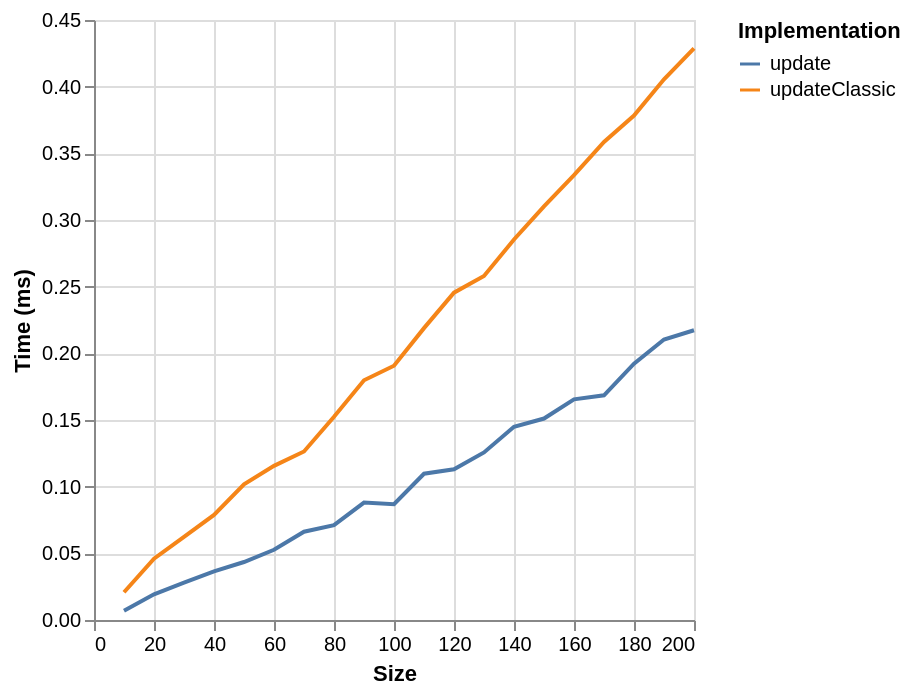

Here is the Vega-Lite specification saved for this chart:
### Vega specification from a JSON file in a GitHub repository (floating-point values rounded to 4 significant figures)
{"$schema": "https://vega.github.io/schema/vega/v6.json", "background": "white", "padding": 5, "width": 300, "height": 300, "style": "cell", "data": [{"name": "source_0", "values": [{"ms": 0.0208, "series": "updateClassic", "size": 10}, {"ms": 0.046, "series": "updateClassic", "size": 20}, {"ms": 0.0623, "series": "updateClassic", "size": 30}, {"ms": 0.0788, "series": "updateClassic", "size": 40}, {"ms": 0.1017, "series": "updateClassic", "size": 50}, {"ms": 0.1156, "series": "updateClassic", "size": 60}, {"ms": 0.1264, "series": "updateClassic", "size": 70}, {"ms": 0.1524, "series": "updateClassic", "size": 80}, {"ms": 0.1798, "series": "updateClassic", "size": 90}, {"ms": 0.1907, "series": "updateClassic", "size": 100}, {"ms": 0.2189, "series": "updateClassic", "size": 110}, {"ms": 0.2455, "series": "updateClassic", "size": 120}, {"ms": 0.258, "series": "updateClassic", "size": 130}, {"ms": 0.2854, "series": "updateClassic", "size": 140}, {"ms": 0.3102, "series": "updateClassic", "size": 150}, {"ms": 0.3336, "series": "updateClassic", "size": 160}, {"ms": 0.3585, "series": "updateClassic", "size": 170}, {"ms": 0.3783, "series": "updateClassic", "size": 180}, {"ms": 0.4055, "series": "updateClassic", "size": 190}, {"ms": 0.4288, "series": "updateClassic", "size": 200}, {"ms": 0.007, "series": "update", "size": 10}, {"ms": 0.0193, "series": "update", "size": 20}, {"ms": 0.028, "series": "update", "size": 30}, {"ms": 0.0365, "series": "update", "size": 40}, {"ms": 0.0435, "series": "update", "size": 50}, {"ms": 0.0527, "series": "update", "size": 60}, {"ms": 0.0662, "series": "update", "size": 70}, {"ms": 0.0711, "series": "update", "size": 80}, {"ms": 0.0881, "series": "update", "size": 90}, {"ms": 0.0869, "series": "update", "size": 100}, {"ms": 0.1097, "series": "update", "size": 110}, {"ms": 0.113, "series": "update", "size": 120}, {"ms": 0.1257, "series": "update", "size": 130}, {"ms": 0.1449, "series": "update", "size": 140}, {"ms": 0.1511, "series": "update", "size": 150}, {"ms": 0.1655, "series": "update", "size": 160}, {"ms": 0.1685, "series": "update", "size": 170}, {"ms": 0.1922, "series": "update", "size": 180}, {"ms": 0.2104, "series": "update", "size": 190}, {"ms": 0.2173, "series": "update", "size": 200}]}, {"name": "data_0", "source": "source_0", "transform": [{"type": "formula", "expr": "toNumber(datum[\"size\"])", "as": "size"}]}], "marks": [{"name": "pathgroup", "type": "group", "from": {"facet": {"name": "faceted_path_main", "data": "data_0", "groupby": ["series"]}}, "encode": {"update": {"width": {"field": {"group": "width"}}, "height": {"field": {"group": "height"}}}}, "marks": [{"name": "marks", "type": "line", "style": ["line"], "sort": {"field": "x"}, "from": {"data": "faceted_path_main"}, "encode": {"update": {"stroke": {"scale": "color", "field": "series"}, "description": {"signal": "\"Size: \" + (format(datum[\"size\"], \"\")) + \"; Time (ms): \" + (format(datum[\"ms\"], \"\")) + \"; series: \" + (isValid(datum[\"series\"]) ? isArray(datum[\"series\"]) ? join(datum[\"series\"], ' ') : datum[\"series\"] : \"\"+datum[\"series\"])"}, "x": {"scale": "x", "field": "size"}, "y": {"scale": "y", "field": "ms"}, "defined": {"signal": "isValid(datum[\"size\"]) && isFinite(+datum[\"size\"]) && isValid(datum[\"ms\"]) && isFinite(+datum[\"ms\"])"}}}}]}], "scales": [{"name": "x", "type": "linear", "domain": {"data": "data_0", "field": "size"}, "range": [0, {"signal": "width"}], "nice": true, "zero": false}, {"name": "y", "type": "linear", "domain": {"data": "data_0", "field": "ms"}, "range": [{"signal": "height"}, 0], "nice": true, "zero": true}, {"name": "color", "type": "ordinal", "domain": {"data": "data_0", "field": "series", "sort": true}, "range": "category"}], "axes": [{"scale": "x", "orient": "bottom", "gridScale": "y", "grid": true, "tickCount": {"signal": "ceil(width/40)"}, "domain": false, "labels": false, "aria": false, "maxExtent": 0, "minExtent": 0, "ticks": false, "zindex": 0}, {"scale": "y", "orient": "left", "gridScale": "x", "grid": true, "tickCount": {"signal": "ceil(height/40)"}, "domain": false, "labels": false, "aria": false, "maxExtent": 0, "minExtent": 0, "ticks": false, "zindex": 0}, {"scale": "x", "orient": "bottom", "grid": false, "title": "Size", "labelFlush": true, "labelOverlap": true, "tickCount": {"signal": "ceil(width/40)"}, "zindex": 0}, {"scale": "y", "orient": "left", "grid": false, "title": "Time (ms)", "labelOverlap": true, "tickCount": {"signal": "ceil(height/40)"}, "zindex": 0}], "legends": [{"orient": "right", "symbolLimit": 30, "title": "Implementation", "stroke": "color", "symbolType": "stroke"}]}
